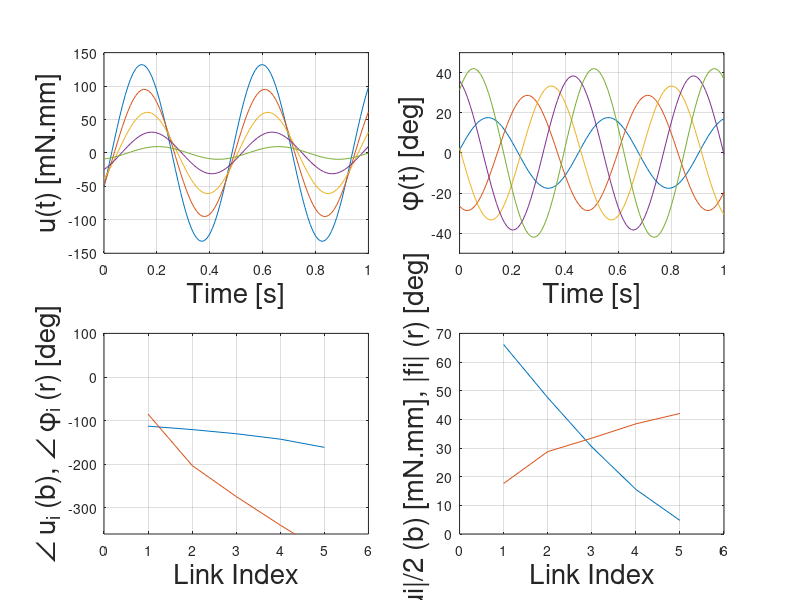
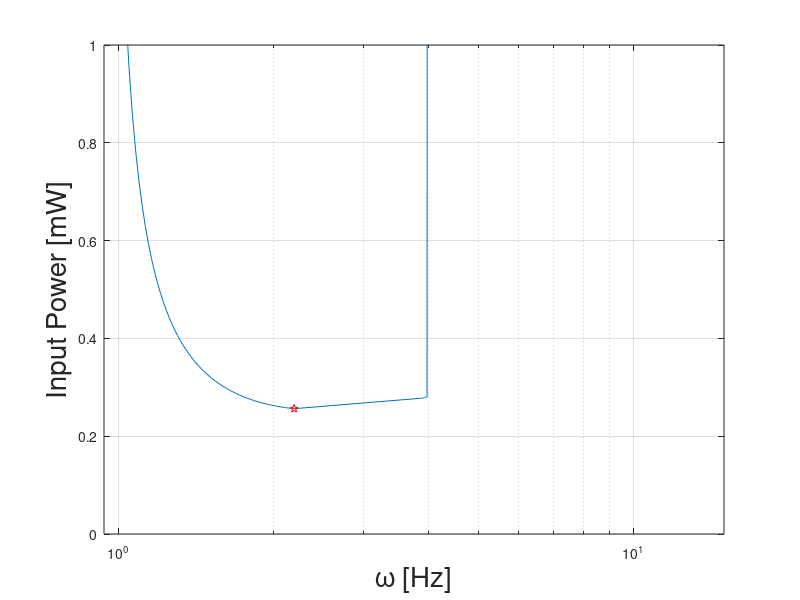
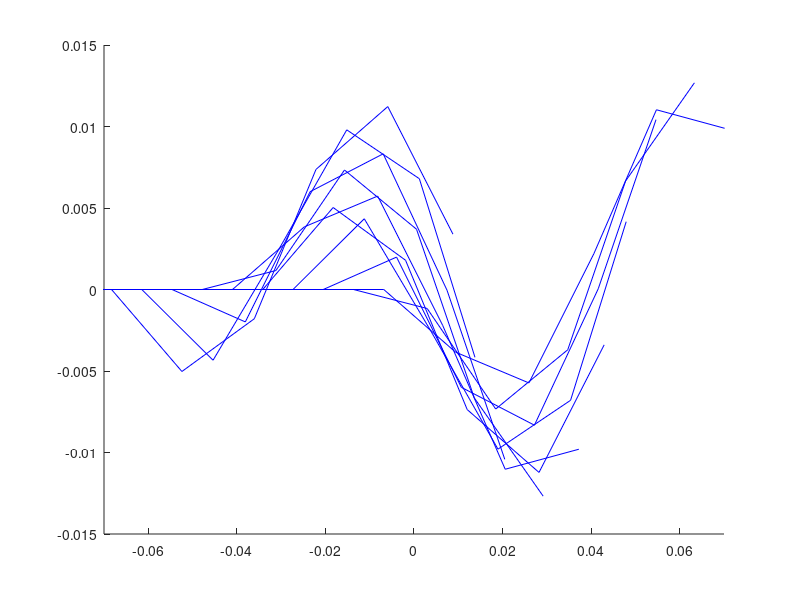

MATLAB code to generate these figures, in order:
% HW3 BANSEOK LEE 605351891
clear all
close all

% Define Constants
n = 5; m = 0.001; l = 0.1; v0 = -0.15;
cni = 0.009; cti = 0.0006; ct0 = 0.0006;
li = l/(2*n+2); mi = m/(n+1); l0 = l/(2*n+2); m0 = m/(n+1);

% Define matrices
B = diag(-ones(n,1))+diag(ones(n-1,1),1);
A = diag(ones(n,1))+diag(ones(n-1,1),-1);
e = ones(n,1); 
L = diag(li*ones(n,1)); M = diag(mi*ones(n,1));
Ct = diag(cti*ones(n,1)); Cn = diag(cni*ones(n,1));
C0 = Cn-Ct; 
F = inv(B')*A*L;
h = F'*M*e; 
Lamda = F'*C0 + diag((F'-e*h'/m)*Ct*e);
J = L*M*L/3 + F'*M*F;
D = L*Cn*L/3 + F'*Cn*F;
S = (Lamda - Lamda')/2;

% History array
lamda_hist = [];
w_hist = [];
u_hat_hist = [];

% Line search for w
k=1;
for w = 1:0.1:100
    P_w = inv(-J*w^2+D*(1i*w)+v0*Lamda)*B;
    X_w = (1/4)*(1i*w)*(B'*P_w-P_w'*B);
    Y_w = (1/(2*(ct0+e'*Ct*e)*v0))*P_w'*(1i*w*S - v0*C0)*P_w;
    [V,E] = eig(X_w, Y_w); % Generalized Eigenvalues, Eigenvectors
    R_idx = abs(imag(diag(E)))<0.0000000000001; % Threshold for real number
    R = E*R_idx;
    idx = [];
    for l = 1:n
        if R_idx(l) == 0
            idx(l) = 0;
        else
            if eig(X_w-R(l)*Y_w)>=0
                idx(l) = 1;
            else
                idx(l) = 0;
            end
        end
    end
    [Max, argmax] = max(E*idx');
    v = V(:,argmax); 
    lamda_hist(k) = (real(Max)>0)*real(Max);
    w_hist(k) = w;
    u_hat_hist(:,k) = (1/sqrt(v'*Y_w*v))*v;
    k=k+1;
end

% Delete all noise
w_hist(lamda_hist<0.0001) = [];
u_hat_hist(:,lamda_hist<0.0001) = [];
lamda_hist(lamda_hist<0.0001) = [];

% Find optimal input and frequency
[~, argmin] = min(lamda_hist);
opt_w = w_hist(argmin);
u_hat = u_hat_hist(:,argmin);

% Normalize u hat, theta hat
u_hat = u_hat*exp(1j*0.3499*2*pi);
Pwo = inv(-J*opt_w^2+D*(1i*opt_w)+v0*Lamda)*B;
theta_hat = Pwo*u_hat;

% Show the normalized input signal, theta,and gait through time 
t = 0:0.01:1;
u_t = real(u_hat*exp(1j*(opt_w*t)));
theta_t = real(theta_hat*exp(1j*(opt_w*t)));
gait = B'*theta_t;

% Figure 1 Power optimal gait
figure('Position', [300, 300, 1200, 800]);
subplot(2,2,1)
plot(t,1000*1000*u_t);
axis([0 1 -150 150]);
grid on;
ylabel('u(t) [mN.mm]', 'FontSize', 20);
xlabel('Time [s]', 'FontSize', 20);
subplot(2,2,2)
plot(t,(360/(2*pi))*gait);
axis([0 1 -50 50]);
grid on;
ylabel('{\phi}(t) [deg]', 'FontSize', 20);
xlabel('Time [s]', 'FontSize', 20);
gaithat = B'*theta_hat;
idx = 1:n;
subplot(2,2,3)
plot(idx, (360/(2*pi))*angle(u_hat)); hold on;
plot(idx, (360/(2*pi))*unwrap(angle(gaithat)));
axis([0 6 -360 100]);
grid on;
ylabel('{\angle} {u}_{i} (b), {\angle} {\phi}_{i} (r) [deg]', 'FontSize', 20);
xlabel('Link Index', 'FontSize', 20);
subplot(2,2,4)
plot(idx, 1000*500*abs(u_hat)); hold on;
plot(idx, (360/(2*pi))*abs(gaithat));
axis([0 6 0 70]);
grid on;
ylabel('|ui|/2 (b) [mN.mm], |fi| (r) [deg]', 'FontSize', 20);
xlabel('Link Index', 'FontSize', 20);

% Figure 2 Optimal frequency f_opt = 2.51 Hz, optimal power 0.253 mW.
figure('Position', [300, 300, 600, 600]);
x = w_hist./(2*pi); y = lamda_hist*1000;
semilogx(x,y); hold on;
[~,imn] = min(y);
semilogx(x(imn),y(imn),'pr')
ylabel('Input Power [mW]', 'FontSize', 20);
xlabel('{\omega} [Hz]', 'FontSize', 20);
grid on;
axis([0 15 0 1]);
x(imn)
y(imn)
% Figure 3 Snapshots of the body under the optimal gait
figure('Position', [300, 300, 1200, 200]);
hold on;
for T = (0.1:0.1:1)*2*pi/opt_w
    G = B'*imag(theta_hat*exp(1j*(opt_w*T)));
    Locomotion = [];
    Locomotion(1,:) = [-0.15*T-2*l 0];
    Locomotion(2,:) = [-0.15*T 0];
    Locomotion(3,:) = Locomotion(2,:) + 2*li*[cos(G(1)) sin(G(1))];
    Locomotion(4,:) = Locomotion(3,:) + 2*li*[cos(G(2)) sin(G(2))];
    Locomotion(5,:) = Locomotion(4,:) + 2*li*[cos(G(3)) sin(G(3))];
    Locomotion(6,:) = Locomotion(5,:) + 2*li*[cos(G(4)) sin(G(4))];
    Locomotion(7,:) = Locomotion(6,:) + 2*li*[cos(G(5)) sin(G(5))];
    plot(Locomotion(:,1),Locomotion(:,2),'b')
end
axis([-0.07 0.07 -0.015 0.015]);
(360/(2*pi))*unwrap(angle(gaithat))
